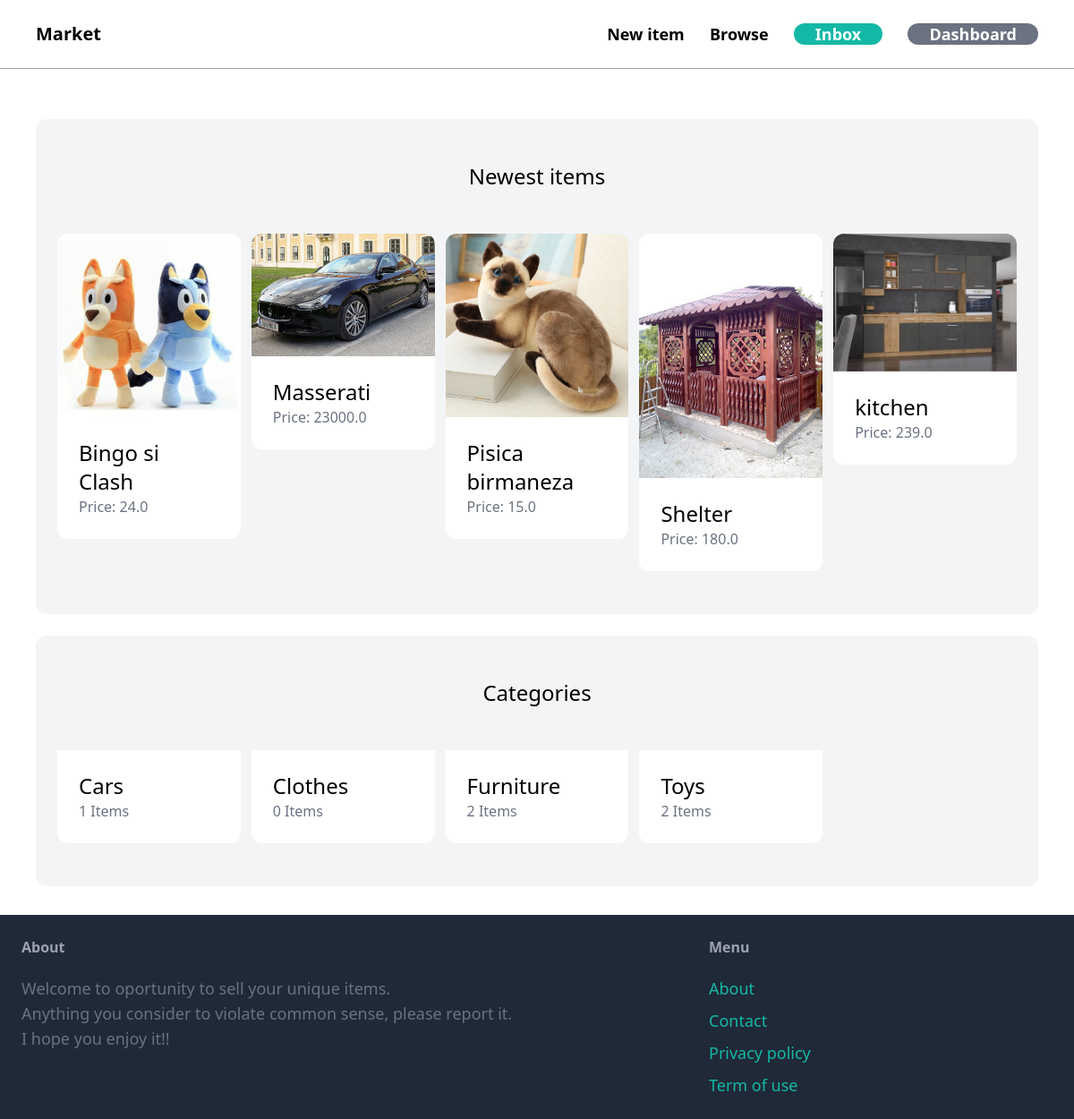
The app's page / (signed in) with its own data.
### item/models.py (models this page shows, shortened)
class Item(models.Model):
    category = models.ForeignKey(Category, related_name='items', on_delete=models.CASCADE)
    name = models.CharField(max_length=255)
    description = models.TextField(blank=True, null=True)
    price = models.FloatField()
    image = models.ImageField(upload_to='item_images', blank=True, null=True)
    is_sold = models.BooleanField(default=False)
    created_by = models.ForeignKey(User, related_name='items', on_delete=models.CASCADE)
    created_at = models.DateTimeField(auto_now_add=True)
    class Meta:
        ordering = ('name',)
        verbose_name_plural = 'Items'

class Category(models.Model):
    name = models.CharField(max_length=255)
    class Meta:
        ordering = ('name',)
        verbose_name_plural = 'Categories'

### core/views.py (the view)
# urls.py: path('', views.index, name='index'),
def index(request):
    items = Item.objects.filter(is_sold=False)[0:5]
    categories = Category.objects.all
    return render(request, 'core/index.html', {
        'categories': categories,
        'items': items,
    })

### core/templates/core/index.html (shortened to what this page needs)
{% extends 'core/base.html' %}
{% block content %}
    <div class="mt-6 px-6 py-12 bg-gray-100 rounded-xl">
        <h2 class="mb-12 text-2xl text-center">Newest items</h2>
        <div class="grid grid-cols-5 gap-3">
            {% for item in items %}
        <div>
            <a href="{% url 'item:detail' item.id %}">
                <div>
                    <img src="{{ item.image.url }}" class="rounded-t-xl">
                </div>
                <div class="p-6 bg-white rounded-b-xl">
                    <h2 class="text-2xl">{{ item.name }}</h2>
                    <p class="text-gray-500">Price: {{ item.price }}</p>
                </div>
            </a>
        </div>
        {% endfor %}
    </div>
</div>
<div class="mt-6 px-6 py-12 bg-gray-100 rounded-xl">
    <h2 class="mb-12 text-2xl text-center">Categories</h2>
    <div class="grid grid-cols-5 gap-3">
        {% for category in categories %}
        <div>
            <a href="#">
                <div class="p-6 bg-white rounded-b-xl">
                    <h2 class="text-2xl">{{ category.name }}</h2>
                    <p class="text-gray-500">{{ category.items.count }} Items</p>
                </div>
            </a>
        </div>
        {% endfor %}
    </div>
</div>
{% endblock %}

### records on screen
Item: image (picture), name "Bingo si Clash", price "24.0"
Item: image (picture), name "Masserati", price "23000.0"
Item: image (picture), name "Pisica birmaneza", price "15.0"
Item: image (picture), name "Shelter", price "180.0"
Item: image (picture), name "kitchen", price "239.0"
Category: name "Cars", items.count "1"
Category: name "Clothes", items.count "0"
Category: name "Furniture", items.count "2"
Category: name "Toys", items.count "2"
